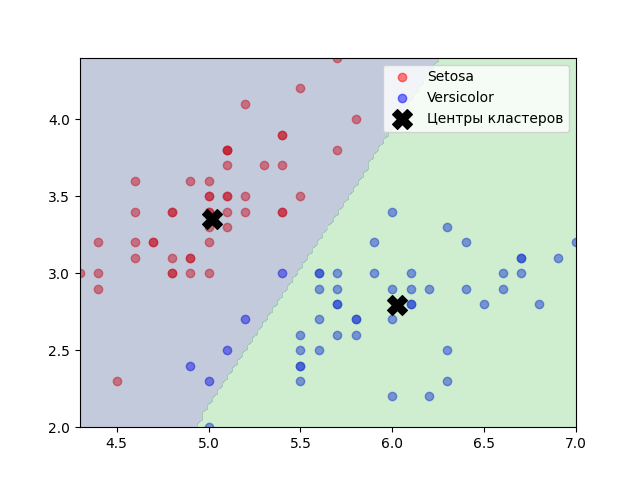

Write Python code to recreate this figure.
import numpy as np
import matplotlib.pyplot as plt
from sklearn.datasets import load_iris
from sklearn.cluster import KMeans

iris = load_iris()
x = iris.data
y = iris.target

# Выбираем два класса: 0 (Setosa) и 1 (Versicolor)
x = x[y != 2][:, 0:2]  # берём первые два признака
y = y[y != 2]

# KMeans
model = KMeans(n_clusters=2, random_state=42, n_init=10)
model.fit(x)

# Сетка
xx, yy = np.meshgrid(
    np.linspace(x[:, 0].min(), x[:, 0].max(), 100),
    np.linspace(x[:, 1].min(), x[:, 1].max(), 100),
)

# Разделяем точки по истинным классам
x_0 = x[y == 0][:, 0]
y_0 = x[y == 0][:, 1]
x_1 = x[y == 1][:, 0]
y_1 = x[y == 1][:, 1]

# Предсказания кластеров на всей сетке
Z = model.predict(np.c_[xx.ravel(), yy.ravel()]).reshape(xx.shape)

# График
plt.scatter(x_0, y_0, color="red", alpha=0.5, label="Setosa")
plt.scatter(x_1, y_1, color="blue", alpha=0.5, label="Versicolor")

ax = plt.gca()
ax.contourf(xx, yy, Z, alpha=0.3, levels=[-0.5, 0.5, 1.5])

# Добавляем центры кластеров
plt.scatter(model.cluster_centers_[:, 0], model.cluster_centers_[:, 1],
            marker='X', s=200, c='black', label='Центры кластеров')

plt.legend()
plt.show()
